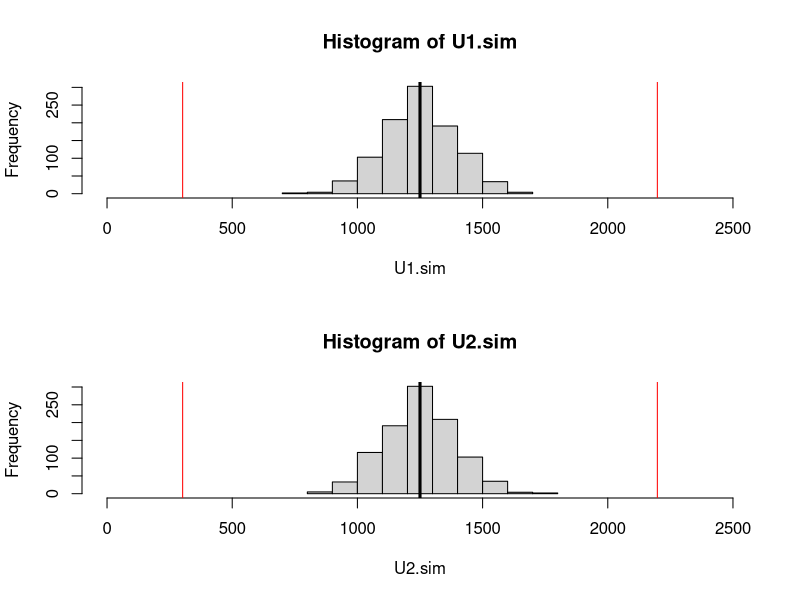

Here is the R script that generated this plot:
## ---- chunk 1
seed = 100
B    = 1000

### ---------------------------------------------------------------------------------------
### Two samples
### ---------------------------------------------------------------------------------------
### Two-sided test
###    H0: P(data_1 > data_2)  = 0.5
###    H1: P(data_1 > data_2) != 0.5
data_1    = cars$speed             
data_2    = cars$dist              
data_pool = c(data_1, data_2)
n1        = length(data_1)
n2        = length(data_2)
n         = n1 + n2
ranks     = rank(data_pool)

R1 = sum(ranks[1:length(data_1)])
R2 = sum(ranks[(length(data_1)+1):length(ranks)])
U1 = R1 - n1*(n1+1)/2
U2 = R2 - n2*(n2+1)/2

# MC computation of the p-value
set.seed(seed)
U1.sim = numeric(B)
U2.sim = numeric(B)
for (k in 1:B){
  ranks.temp = sample(1:n)
  R1.temp    = sum(ranks.temp[1:n1])
  R2.temp    = sum(ranks.temp[(n1+1):(n1+n2)])
  U1.temp    = R1.temp - n1*(n1+1)/2
  U2.temp    = R2.temp - n2*(n2+1)/2
  U1.sim[k]  = U1.temp
  U2.sim[k]  = U2.temp
}

par(mfrow=c(2,1))
hist(U1.sim, xlim=c(0,n1*n2))
abline(v=c(U1,U2), col='red')
abline(v=n1*n2/2, lwd=3)

hist(U2.sim, xlim=c(0,n1*n2))
abline(v=c(U1,U2), col='red')
abline(v=n1*n2/2, lwd=3)

U.star  = max(U1, U2)
p_value = 2 * sum(U1.sim >= U.star)/B
p_value
